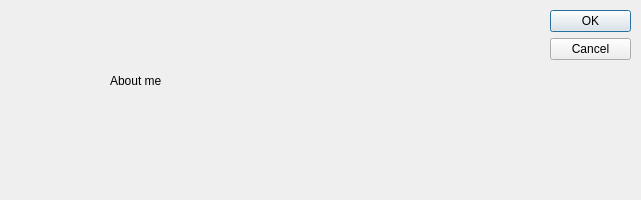
<?xml version="1.0" encoding="UTF-8"?>
<ui version="4.0">
 <class>AboutDialog</class>
 <widget class="QDialog" name="AboutDialog">
  <property name="geometry">
   <rect>
    <x>0</x>
    <y>0</y>
    <width>641</width>
    <height>200</height>
   </rect>
  </property>
  <property name="windowTitle">
   <string>About</string>
  </property>
  <property name="windowIcon">
   <iconset resource="pdvdetection.qrc">
    <normaloff>:/image/images/app.png</normaloff>:/image/images/app.png</iconset>
  </property>
  <widget class="QDialogButtonBox" name="buttonBox">
   <property name="geometry">
    <rect>
     <x>550</x>
     <y>10</y>
     <width>81</width>
     <height>461</height>
    </rect>
   </property>
   <property name="orientation">
    <enum>Qt::Vertical</enum>
   </property>
   <property name="standardButtons">
    <set>QDialogButtonBox::Cancel|QDialogButtonBox::Ok</set>
   </property>
  </widget>
  <widget class="QLabel" name="label">
   <property name="geometry">
    <rect>
     <x>110</x>
     <y>70</y>
     <width>99</width>
     <height>21</height>
    </rect>
   </property>
   <property name="text">
    <string>About me</string>
   </property>
  </widget>
 </widget>
 <resources>
  <include location="pdvdetection.qrc"/>
 </resources>
 <connections>
  <connection>
   <sender>buttonBox</sender>
   <signal>accepted()</signal>
   <receiver>AboutDialog</receiver>
   <slot>accept()</slot>
   <hints>
    <hint type="sourcelabel">
     <x>248</x>
     <y>254</y>
    </hint>
    <hint type="destinationlabel">
     <x>157</x>
     <y>274</y>
    </hint>
   </hints>
  </connection>
  <connection>
   <sender>buttonBox</sender>
   <signal>rejected()</signal>
   <receiver>AboutDialog</receiver>
   <slot>reject()</slot>
   <hints>
    <hint type="sourcelabel">
     <x>316</x>
     <y>260</y>
    </hint>
    <hint type="destinationlabel">
     <x>286</x>
     <y>274</y>
    </hint>
   </hints>
  </connection>
 </connections>
</ui>
